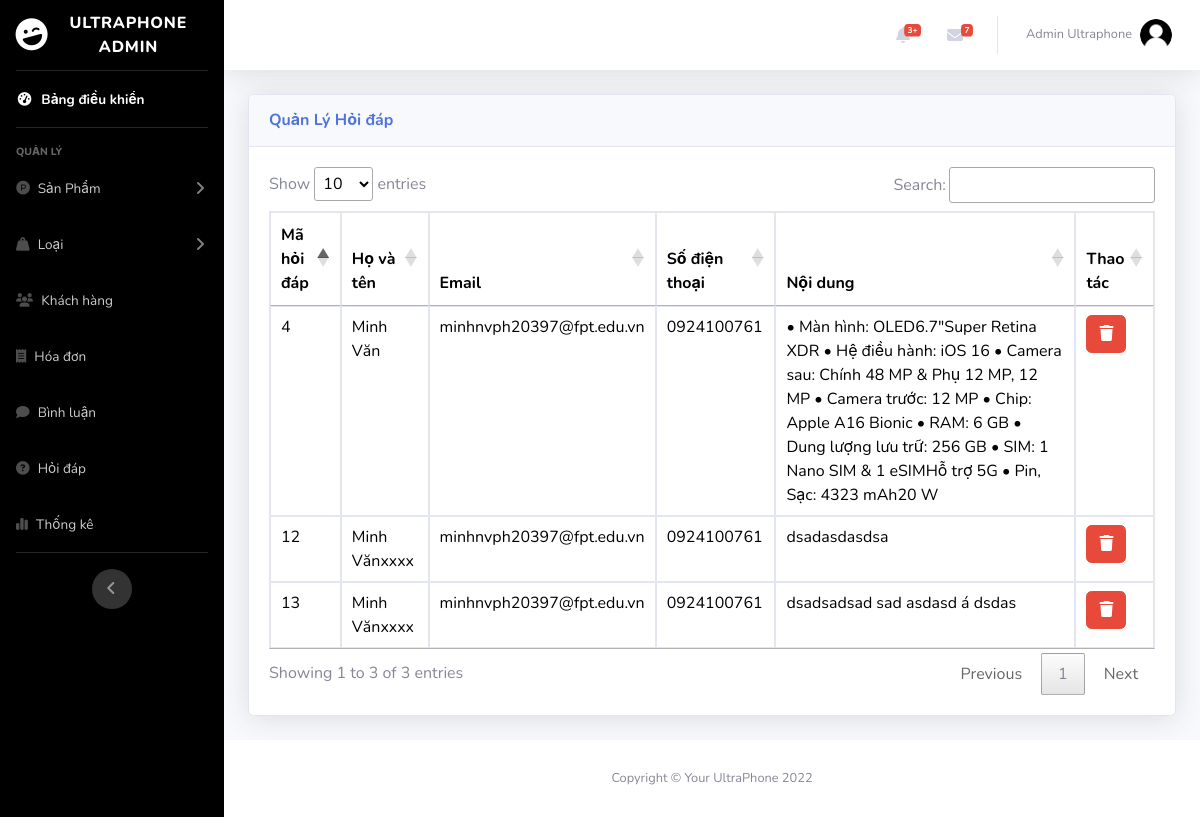
The page /admin/index.php?act=list_ques (signed in) on the database its author committed.
### tables this page shows
CREATE TABLE `question` (
  `id_ques` int(11) NOT NULL,
  `name` varchar(250) NOT NULL,
  `email` varchar(250) NOT NULL,
  `phone` varchar(20) NOT NULL,
  `contennt` text NOT NULL
);

### admin/controller/controller.php (called while the page is built)
<?php
function render($path, $data = [])
{
    extract($data);
    $view = "view/" . $path . ".php";
    include_once $view;
}

### admin/model/pdo.php (called while the page is built, shortened)
<?php
function pdo_get_connection(){
    $dburl = "mysql:host=127.0.0.1;dbname=ultraphone;charset=utf8";
    $username = 'root';
    $password = '';
    $conn = new PDO($dburl, $username, $password);
    $conn->setAttribute(PDO::ATTR_ERRMODE, PDO::ERRMODE_EXCEPTION);
    return $conn;
}
function pdo_query($sql){
    $sql_args = array_slice(func_get_args(), 1);
    try{
        $conn = pdo_get_connection();
        $stmt = $conn->prepare($sql);
        $stmt->execute($sql_args);
        $rows = $stmt->fetchAll();
        return $rows;
    }
    catch(PDOException $e){
        throw $e;
    }
    finally{
        unset($conn);
    }
}

### admin/model/hoidap.php (called while the page is built, shortened)
<?php
  function question() {
    $sql = "SELECT * FROM `question` WHERE 1";
    $listques = pdo_query($sql);
    return $listques;
}
?>

### admin/view/list_question.php (the view, shortened to what this page needs)
<?php include_once "header.php" ?>
<body id="page-top">
    <div id="wrapper">
        <?php include_once "nav.php" ?>
        <div class="container-fluid">
            <div class="card shadow mb-4" >
                <div class="card-header py-3">
                    <h6 class="m-0 font-weight-bold text-primary">Quản Lý Hỏi đáp</h6>
                </div>
                <div class="card-body">
                    <div class="table-responsive">
                        <table class="table table-bordered" id="dataTable" width="100%" cellspacing="0">
                            <thead>
                                <tr>
                                    <th>Mã hỏi đáp</th>
                                    <th>Họ và tên</th>
                                    <th>Email</th>
                                    <th>Số điện thoại</th>
                                    <th>Nội dung</th>
                                    <th>Thao tác</th>
                                </tr>
                            </thead>
                            <tbody>
                                <?php
                                foreach ($listques as $ques) : extract($ques); ?>
                                    <tr>
                                        <td><?= $id_ques ?></td>
                                        <td><?= $name ?></td>
                                        <td><?= $email ?></td>
                                        <td><?= $phone ?></td>
                                        <td><?= $contennt ?></td>
                                        <td>
                                        <a href="./index.php?act=delete_ques&id_ques=<?= $ques['id_ques'] ?>" class="btn btn-danger" onclick="return confirm('Bạn có chắc chắn muốn xóa không?')"><i class="fa-solid fa-trash"></i></a>
                                        </td>
                                    </tr>
                                <?php endforeach ?>
                            </tbody>
                        </table>
                    </div>
                </div>
            </div>
        </div>
    </div>
    <?php include_once "footer.php" ?>

### rows shown on the page
question: id_ques "4", name "Minh Văn", email "minhnvph20397@fpt.edu.vn", phone "0924100761", contennt "• Màn hình: OLED6.7\"Super Retina XDR • Hệ điều hành: iOS 16 • Camera sau: Chính 48 MP & Phụ 12 MP, 12 MP • Camera trước: 12 MP • Chip: Apple A16 Bionic • RAM: 6 GB • Dung lượng lưu trữ: 256 GB • SIM: 1 Nano SIM & 1 eSIMHỗ trợ 5G • Pin, Sạc: 4323 mAh20 W"
question: id_ques "12", name "Minh Vănxxxx", email "minhnvph20397@fpt.edu.vn", phone "0924100761", contennt "dsadasdasdsa"
question: id_ques "13", name "Minh Vănxxxx", email "minhnvph20397@fpt.edu.vn", phone "0924100761", contennt "dsadsadsad sad asdasd á dsdas"

### other values the page prints
$_SESSION['admin']['full_name'] "Admin Ultraphone"
